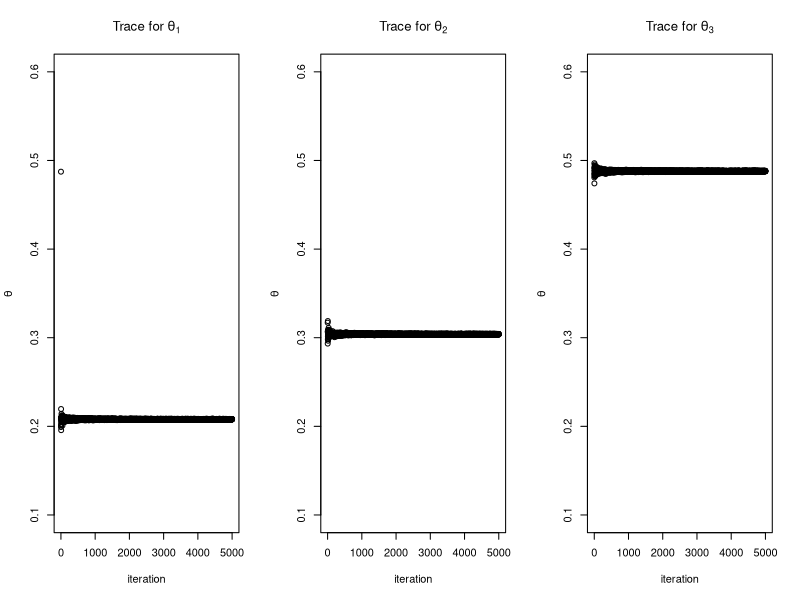

The R script that drew this image:

# Challenge 06 Gibbs Sampler 
# --------------------------


# 1 Multinomial Distribution
# --------------------------
 ?rmultinom

# c - rmultinom(n,size,prob)
theta<-c(0.2,0.3,0.5)
data<-t(rmultinom(1,1000,theta))
data

# d - dmultinom(x,size,prob)
dmultinom(c(220,350,430),1000,theta)


# 2 Dirichlet Distribution
# --------------------------
# install package gtools
library(gtools)
?rdirichlet

# c - rdirichlet(n,alpha)
a.0<-c(1,1,1)
theta.0<-rdirichlet(1,a.0)
theta.0

# d - ddirichlet(x,alpha)
ddirichlet(c(0.15,0.25,0.6),a.0) # Note: prob density function > 0


# 3 Gibbs Sampler
# ----------------

# a/b - Gibbs cicle

# using rdirichlet

a<-a.0
theta.all.iter<-matrix(0,5000,3)
for(i in 1:5000)
{
  theta.all.iter[i,]<-rdirichlet(1,a) 
  a<-a+data
  # cat(i,"\n")
}
tail(theta.all.iter)


# 4 Trace 7 Parameters estimation
# --------------------------------

# a - Trace

par(mfrow=c(1,3))

plot(1:5000,theta.all.iter[,1],main=expression(paste("Trace for ",theta[1])),ylab=expression(theta),xlab="iteration",ylim=c(0.1,0.6))
plot(1:5000,theta.all.iter[,2],main=expression(paste("Trace for ",theta[2])),ylab=expression(theta),xlab="iteration",ylim=c(0.1,0.6))
plot(1:5000,theta.all.iter[,3],main=expression(paste("Trace for ",theta[3])),ylab=expression(theta),xlab="iteration",ylim=c(0.1,0.6))

# b - Burn-in
# Consider a burn-in period of 1000 (dependes on the runs)

# c - Estimates
theta.final<-apply(theta.all.iter[1001:5000,],2,mean) # 2: 'by column'
round(theta.final,2)
